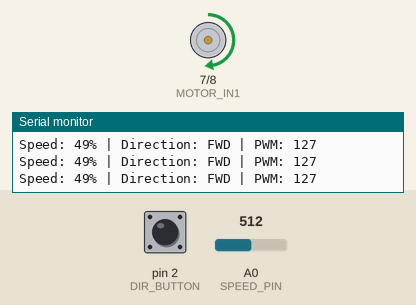
This sketch was run on a simulated Arduino Uno, built with avr-gcc and run on an emulated ATmega328P. Parts: motor-driver pin pairs drawn as motors (green arrow = first pin HIGH = forward, orange = second pin HIGH = backward, longer = more drive, scaled by the enable pin), the last lines printed to the serial monitor. The test bench sets the inputs (shaded band); at power-on: A0 (SPEED_PIN) = 512, pin 2 (DIR_BUTTON) HIGH.

Above: at 1.2 s.
1.3 s: A0 (SPEED_PIN) set to 0
At 2.5 s:
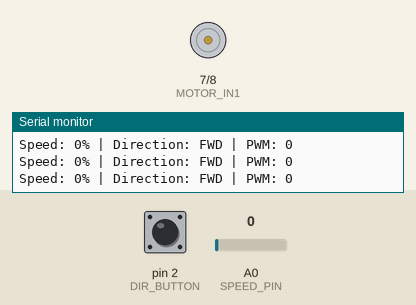
2.8 s: A0 (SPEED_PIN) set to 122
At 4.0 s:
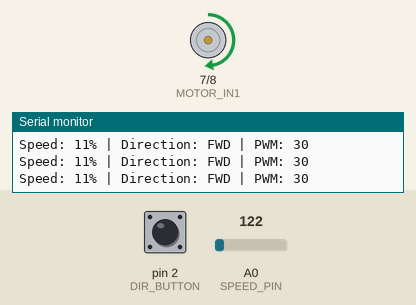
4.3 s: pin 2 (DIR_BUTTON) pulled LOW for 0.15 s
At 5.5 s:
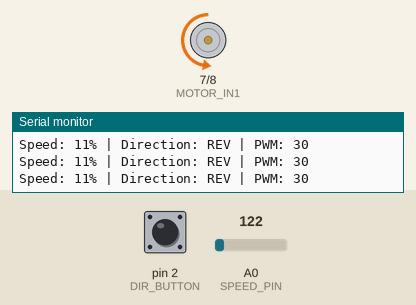
5.9 s: A0 (SPEED_PIN) set to 306
At 6.2 s:
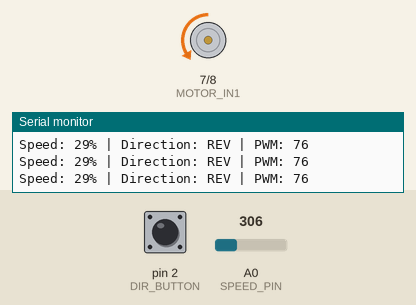
7.4 s: A0 (SPEED_PIN) set to 716
At 7.8 s:
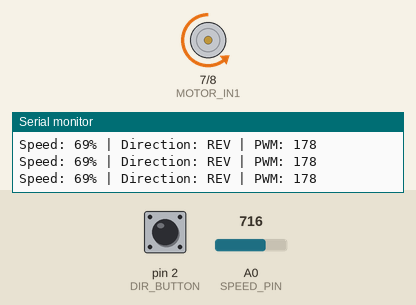
9.0 s: pin 2 (DIR_BUTTON) pulled LOW for 1 s
At 9.3 s:
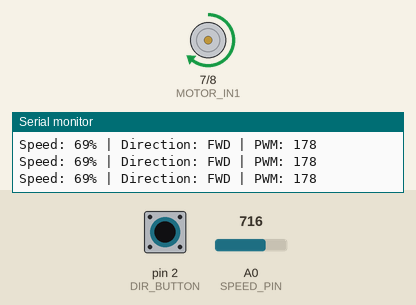
Timing chart, 0 to 12.0 s (numbered marks = the images above; inputs shaded):
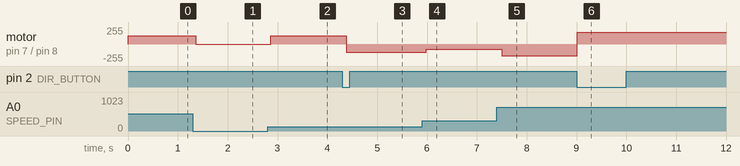

Measured:
- after the input at 1.3 s, motor on pin 7 (MOTOR_IN1) / pin 8 (MOTOR_IN2): forward 127/255 → stopped after 0.06 s
- after the input at 2.8 s, motor on pin 7 (MOTOR_IN1) / pin 8 (MOTOR_IN2): stopped → forward 127/255 after 0.07 s
- after the input at 4.3 s, motor on pin 7 (MOTOR_IN1) / pin 8 (MOTOR_IN2): forward 127/255 → backward 127/255 after 0.08 s
- after the input at 5.9 s, motor on pin 7 (MOTOR_IN1) / pin 8 (MOTOR_IN2): backward 127/255 → backward 76/255 after 0.09 s
- after the input at 7.4 s, motor on pin 7 (MOTOR_IN1) / pin 8 (MOTOR_IN2): backward 76/255 → backward 178/255 after 0.10 s
- after the input at 9.0 s, motor on pin 7 (MOTOR_IN1) / pin 8 (MOTOR_IN2): backward 178/255 → forward 178/255 at once

The sketch:

Day28_Motor.ino
```cpp
/* ###########################################################
   ###   30 DAYS LOST IN SPACE - INVENTR.IO                 ###
   ###   DAY 28: MOTOR - DC motor control basics            ###
   ###   PWM speed control with H-bridge direction          ###
   ###   Last Updated: 30-12-2024                           ###
   ########################################################### */

/* ###########################################################
   ###   1. Pin Definitions                                 ###
   ########################################################### */

const int MOTOR_EN = 9;    // Enable pin (PWM)
const int MOTOR_IN1 = 7;   // Direction pin 1
const int MOTOR_IN2 = 8;   // Direction pin 2

const int SPEED_PIN = A0;
const int DIR_BUTTON = 2;

/* ###########################################################
   ###   2. Global Variables                                ###
   ########################################################### */

int motorSpeed = 0;
bool motorDirection = true;  // true = forward, false = reverse
bool lastButtonState = HIGH;
unsigned long lastDebounce = 0;

/* ###########################################################
   ###   3. Setup Function                                  ###
   ########################################################### */

void setup() {
  Serial.begin(9600);

  pinMode(MOTOR_EN, OUTPUT);
  pinMode(MOTOR_IN1, OUTPUT);
  pinMode(MOTOR_IN2, OUTPUT);
  pinMode(DIR_BUTTON, INPUT_PULLUP);

  // Start with motor off
  stopMotor();

  Serial.println(F("=== MOTOR CONTROL ==="));
  Serial.println(F("Turn pot for speed"));
  Serial.println(F("Press button for direction"));
}

/* ###########################################################
   ###   4. Helper Functions                                ###
   ########################################################### */

void setMotorDirection(bool forward) {
  if (forward) {
    digitalWrite(MOTOR_IN1, HIGH);
    digitalWrite(MOTOR_IN2, LOW);
  } else {
    digitalWrite(MOTOR_IN1, LOW);
    digitalWrite(MOTOR_IN2, HIGH);
  }
}

void stopMotor() {
  digitalWrite(MOTOR_IN1, LOW);
  digitalWrite(MOTOR_IN2, LOW);
  analogWrite(MOTOR_EN, 0);
}

/* ###########################################################
   ###   5. Main Loop                                       ###
   ########################################################### */

void loop() {
  // Read speed from potentiometer
  int potValue = analogRead(SPEED_PIN);
  motorSpeed = map(potValue, 0, 1023, 0, 255);

  // Check direction button (debounced)
  bool buttonState = digitalRead(DIR_BUTTON);
  if (buttonState == LOW && lastButtonState == HIGH && millis() - lastDebounce > 200) {
    motorDirection = !motorDirection;
    lastDebounce = millis();
    Serial.print(F("Direction: "));
    Serial.println(motorDirection ? F("FORWARD") : F("REVERSE"));
  }
  lastButtonState = buttonState;

  // Apply motor settings
  if (motorSpeed > 10) {  // Dead zone for low values
    setMotorDirection(motorDirection);
    analogWrite(MOTOR_EN, motorSpeed);
  } else {
    stopMotor();
  }

  // Serial output
  Serial.print(F("Speed: "));
  Serial.print(map(motorSpeed, 0, 255, 0, 100));
  Serial.print(F("% | Direction: "));
  Serial.print(motorDirection ? F("FWD") : F("REV"));
  Serial.print(F(" | PWM: "));
  Serial.println(motorSpeed);

  delay(100);
}

/* ###########################################################
   ###           END OF DAY 28 - MOTOR                      ###
   ########################################################### */
```
